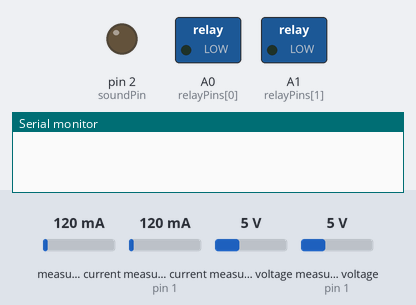
Simulated run of this sketch. Board: Arduino Uno, built with avr-gcc and run on an emulated ATmega328P. On the bench: switched loads named in the sketch (green lamp = pin HIGH), output pins drawn as LEDs (lit = HIGH), the last lines printed to the serial monitor. Inputs (shaded band) come from the test bench; at power-on: measured current 120 mA, measured current (sensor on pin 1) 120 mA, measured voltage 5 V, measured voltage (sensor on pin 1) 5 V.

Above: at 0.1 s.
At 0.9 s:
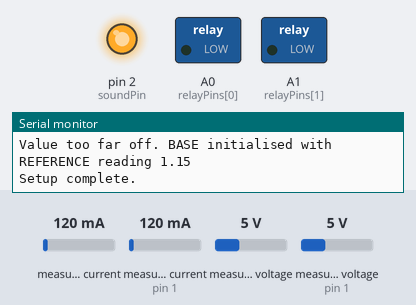
At 1.9 s:
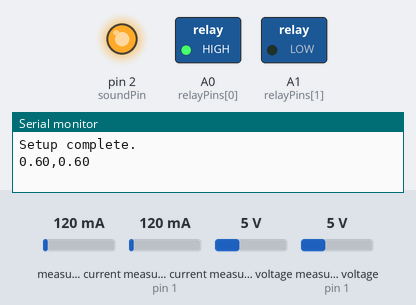
Timing chart, 0 to 3.4 s (numbered marks = the images above):
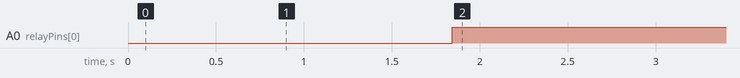

Measured:
- by itself, A0 (relayPins[0]): LOW → HIGH at 1.8 s

The sketch:

PlasmaBall.ino
```cpp
/**
 * Dual Plasma Ball
 *
 * This sketch is an escape room puzzle in which players must simultaneously place their hands on two plasma balls,
 * in order to make a linear actuator rise up. When a plasma ball is touched, the current through it rises, and this
 * is detected using an IN219 sensor.
 */

// DEFINES
#define DEBUG

// Audio
// RVG: triggerSound() is the routine that is playing the sound
// For now, every time all balls are touched, the sound is played
// If you want to change this, just call triggerSound() somewhere else in the code
const int soundPin = 2;
const int soundTriggerPeriod = 100; // ms
const bool AudioContinuous = false; // Set this to play continuously or only once

// INCLUDES
// Arduino library for I2C connection
#include <Wire.h>
// Current sensor library. See https://github.com/johngineer/ArduinoINA219
#include "INA219.h"
// Since the INA219 reading can be a bit noisy, we'll smooth out values using a running average of a value
#include "RunningAverage.h"

// CONSTANTS
// You can use up to 16 IN219 devices on the same I2C bus, so long as each is assigned a unique
// address as described in the datasheet http://www.ti.com/lit/ds/symlink/ina219.pdf
const byte numSensors = 2;
const byte relayPins[2] = {A0, A1};

// GLOBALS
// Declare the array of sensors
INA219 sensors[numSensors] = {
  INA219(0x40), // Default I2C address
  INA219(0x41) // I2C address when jumper A1 has been bridged to GND
};
// An array to record the starting reading of each sensor
float baseReading[numSensors];
// RVG: An array that holds reference values in case the readings are too far off
//      (e.g. someone touching the balls at startup)
//      these readings were measured running the puzzle multiple times
const float referenceReading[numSensors] = {1.59, 1.15};
// Array of running averages to smooth readings
RunningAverage averageReadings[numSensors] = {
  RunningAverage(5),
  RunningAverage(5)
};
// The amount by which power measured on each circuit needs to deviate
// to be interpreted as a touch on the plasma ball
float tolerance = 0.1;

void setup(void) {
  float avg;
  delay(300);

  #ifdef DEBUG
    Serial.begin(115200);
    Serial.println(F("Starting setup..."));
  #endif

  // Setup the sensors
  for(int i=0;i<numSensors;i++){
    // Explicitly clear the running average value
    averageReadings[i].clear();
    // Start the sensor, with default configuration (range of <32V, <2A)
    // If you only need to monitor lower values, you can increase precision by reducing this range
    sensors[i].begin();
  }
  // Sample each sensor several times to get the average base reading
  for(int j=0; j<numSensors; j++){
    for(int k=0; k<5; k++){
      averageReadings[j].addValue(sensors[j].busPower());
      delay(50);
    }
    avg = averageReadings[j].getAverage();

    #ifdef DEBUG
      Serial.print(F("Sensor "));
      Serial.print(j);
      Serial.print(F(" reads "));
      Serial.println(avg);
    #endif
    // Assign the running average value to the array
    // RVG: but only if the readings are more or less within a reasonable value
    //     (according to earlier measurements of this puzzle in the escape room)
    //     This is to prevent that the Arduino starts while someone holds one of the balls,
    //     resulting in a false reading and never solving the puzzle.
    if (fabs(avg - referenceReading[j]) > 2*tolerance) { // too far off
      baseReading[j] = referenceReading[j];
      #ifdef DEBUG
        Serial.print(F("Value too far off. BASE initialised with REFERENCE reading "));
      #endif
    } else {
      baseReading[j] = avg;
      #ifdef DEBUG
        Serial.print(F("Value OK. BASE initialised with AVERAGE reading "));
      #endif
    }
    #ifdef DEBUG
      Serial.println(baseReading[j]);
    #endif
  }

  // Initialise the relay pins
  for(int i=0;i<2;i++){
    pinMode(relayPins[i], OUTPUT);
    digitalWrite(relayPins[i], LOW);
  }

  // setup audio
  pinMode(soundPin, OUTPUT);
  digitalWrite(soundPin, HIGH);

  #ifdef DEBUG
    Serial.println(F("Setup complete."));
  #endif

  // Pause to let everything stabilise before running the main program loop
  delay(1000);
}

void triggerSound() {
  if (AudioContinuous) {
    digitalWrite(soundPin, LOW);
  } else {
    digitalWrite(soundPin, LOW);
    delay(soundTriggerPeriod);
    digitalWrite(soundPin, HIGH);
  }
}

bool allBallsBeingTouched() {
  // If all the balls are being touched, then all sensor readings should be outside the
  // tolerance limit from their base (untouched) readings. Put another way, if any sensor
  // reading is *within* the tolerance, then all the balls can't be being touched:
  // RVG: be aware that it is assumed that the avgReading when touched is always higher!
  //      If lower the difference is negative and always < tolerance.
  //      Better use abs() function
  for(int i=0; i<numSensors; i++) {
    if((averageReadings[i].getAverage() - baseReading[i]) < tolerance) {
      return false;
    }
  }
  triggerSound();
  return true;
}

/* Make the linear actuator extend */
void extend() {
  digitalWrite(relayPins[0], LOW);
  digitalWrite(relayPins[1], HIGH);
}

/* Make the linear actuator contract */
void contract() {
  digitalWrite(relayPins[0], HIGH);
  digitalWrite(relayPins[1], LOW);
}

/* Main program loop */
void loop(void)  {
  // Loop over each sensor
  for(int i=0; i<numSensors; i++){

    // The bus power is the total power used by the circuit under test, as measured between GND and V-
    float busPower = sensors[i].busPower();

    // Add the current reading to the running array
    averageReadings[i].addValue(busPower);

    #ifdef DEBUG
      Serial.print(averageReadings[i].getAverage());
      // Put comma delimiter between values
      if(i<numSensors-1) {Serial.print(",");}
    #endif
  }
  #ifdef DEBUG
    Serial.println("");
  #endif

  // Activate the actuator based on the inputs
  if(allBallsBeingTouched()) {
    extend();
  }
  else {
    contract();
  }

  // Introduce a slight delay before next polling the sensors
  delay(100);
}
```
